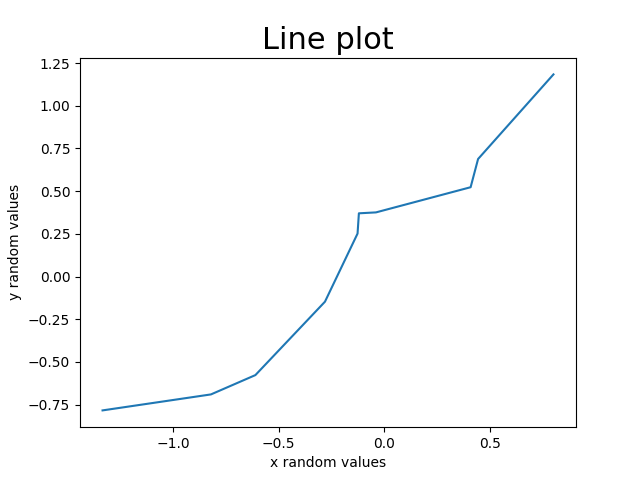

Here is the Python script that generated this plot:
import pandas as pd
import numpy as np
import matplotlib.pyplot as plt

df = pd.DataFrame(np.sort(np.sort(np.random.randn(10, 2), axis=0), axis=1), columns=['randx', 'randy'])
df.plot(kind='line', x='randx', y='randy', legend=False)
plt.title("Line plot", fontsize=22)
plt.xlabel("x random values")
plt.ylabel("y random values")
#plt.show()
plt.savefig('Line_plot.png')
